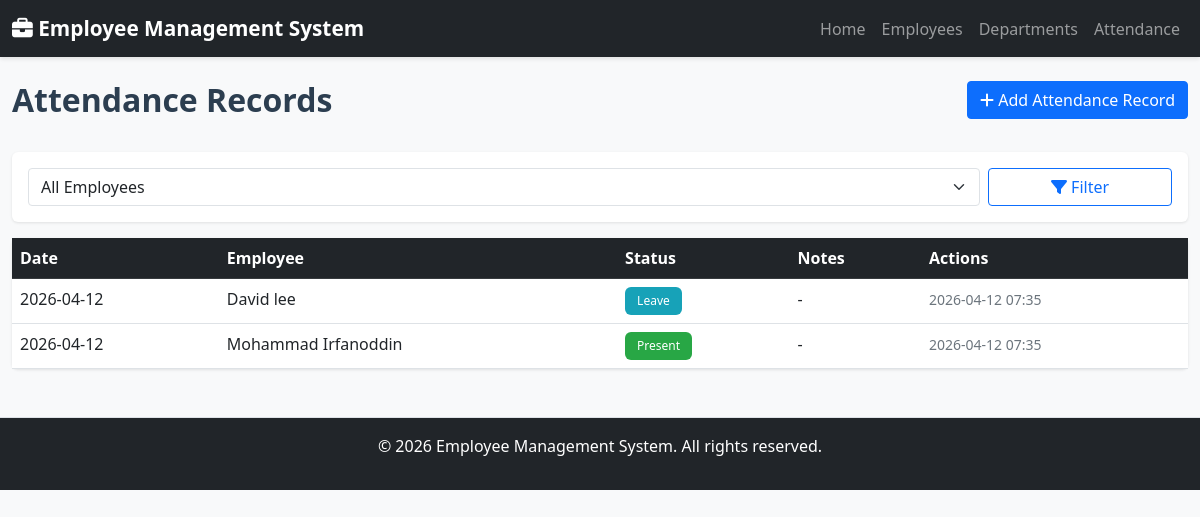
The app's page /attendance with its own data.
### models.py (models this page shows, shortened)
class Attendance(db.Model):
    __tablename__ = 'attendance'
    id = db.Column(db.Integer, primary_key=True)
    date = db.Column(db.Date, nullable=False)
    status = db.Column(db.String(20), nullable=False)  # Present, Absent, Late, Leave
    notes = db.Column(db.String(500))
    employee_id = db.Column(db.Integer, db.ForeignKey('employees.id'), nullable=False)
    created_at = db.Column(db.DateTime, default=datetime.utcnow)

class Employee(db.Model):
    __tablename__ = 'employees'
    id = db.Column(db.Integer, primary_key=True)
    first_name = db.Column(db.String(100), nullable=False)
    last_name = db.Column(db.String(100), nullable=False)
    email = db.Column(db.String(120), unique=True, nullable=False)
    phone = db.Column(db.String(20))
    position = db.Column(db.String(100), nullable=False)
    salary = db.Column(db.Float, nullable=False)
    hire_date = db.Column(db.Date, nullable=False)
    department_id = db.Column(db.Integer, db.ForeignKey('departments.id'), nullable=False)
    status = db.Column(db.String(20), default='Active')  # Active, Inactive, On Leave
    created_at = db.Column(db.DateTime, default=datetime.utcnow)
    updated_at = db.Column(db.DateTime, default=datetime.utcnow, onupdate=datetime.utcnow)
    attendance = db.relationship('Attendance', backref='employee', lazy=True, cascade='all, delete-orphan')
    @property
    def full_name(self):
        return f'{self.first_name} {self.last_name}'

### routes.py (the view)
@main_bp.route('/attendance')
def attendance():
    page = request.args.get('page', 1, type=int)
    employee_id = request.args.get('employee_id', type=int)
    query = Attendance.query.order_by(Attendance.date.desc())
    if employee_id:
        query = query.filter_by(employee_id=employee_id)
    attendance_list = query.paginate(page=page, per_page=20)
    employees = Employee.query.all()
    return render_template('attendance.html',
                         attendance=attendance_list.items,
                         employees=employees,
                         selected_employee=employee_id,
                         page=page)

### templates/attendance.html (shortened to what this page needs)
{% extends "base.html" %}
{% block content %}
<div class="row mb-4">
    <div class="col-md-6">
        <h2>Attendance Records</h2>
    </div>
    <div class="col-md-6 text-end">
        <a href="{{ url_for('main.add_attendance') }}" class="btn btn-primary">
            <i class="fas fa-plus"></i> Add Attendance Record
        </a>
    </div>
</div>
<div class="card mb-3">
    <div class="card-body">
        <form method="GET" class="row g-2">
            <div class="col-md-10">
                <select name="employee_id" class="form-select">
                    <option value="">All Employees</option>
                </select>
            </div>
            <div class="col-md-2">
                <button type="submit" class="btn btn-outline-primary w-100">
                    <i class="fas fa-filter"></i> Filter
                </button>
            </div>
        </form>
    </div>
</div>
<div class="card">
    <div class="table-responsive">
        <table class="table table-hover mb-0">
            <thead class="table-dark">
                <tr>
                    <th>Date</th>
                    <th>Employee</th>
                    <th>Status</th>
                    <th>Notes</th>
                    <th>Actions</th>
                </tr>
            </thead>
            <tbody>
                {% if attendance %}
                    {% for record in attendance %}
                    <tr>
                        <td>{{ record.date.strftime('%Y-%m-%d') }}</td>
                        <td>{{ record.employee.full_name }}</td>
                        <td>
                            {% if record.status == 'Present' %}
                                <span class="badge bg-success">Present</span>
                            {% elif record.status == 'Absent' %}
                                <span class="badge bg-danger">Absent</span>
                            {% elif record.status == 'Late' %}
                                <span class="badge bg-warning">Late</span>
                            {% else %}
                                <span class="badge bg-info">{{ record.status }}</span>
                            {% endif %}
                        </td>
                        <td>{{ record.notes or '-' }}</td>
                        <td>
                            <small class="text-muted">{{ record.created_at.strftime('%Y-%m-%d %H:%M') }}</small>
                        </td>
                    </tr>
                    {% endfor %}
                {% else %}
                <tr>
                    <td colspan="5" class="text-center py-4">No attendance records found.</td>
                </tr>
                {% endif %}
            </tbody>
        </table>
    </div>
</div>
{% endblock %}

### static/css/style.css (style rules this page uses)
body { background-color: #f8f9fa; font-family: 'Segoe UI', Tahoma, Geneva, Verdana, sans-serif; }
.card { border: none; box-shadow: 0 1px 3px rgba(0,0,0,.1); margin-bottom: 20px; transition: transform 0.2s, box-shadow 0.2s; }
.btn { border-radius: 4px; transition: all 0.2s; }
.badge { padding: 0.5rem 0.75rem; font-weight: 500; }
h1, h2, h3, h4, h5, h6 { color: #2c3e50; font-weight: 600; }
.text-muted { color: #6c757d !important; }
.bg-success { background-color: #28a745 !important; }
.bg-info { background-color: #17a2b8 !important; }
.form-control, .form-select { border: 1px solid #dee2e6; border-radius: 4px; }

### records on screen
Attendance: date "2026-04-12", employee.full_name "David lee", status "Leave", notes "-", created_at "2026-04-12 07:35"
Attendance: date "2026-04-12", employee.full_name "Mohammad Irfanoddin", status "Present", notes "-", created_at "2026-04-12 07:35"
